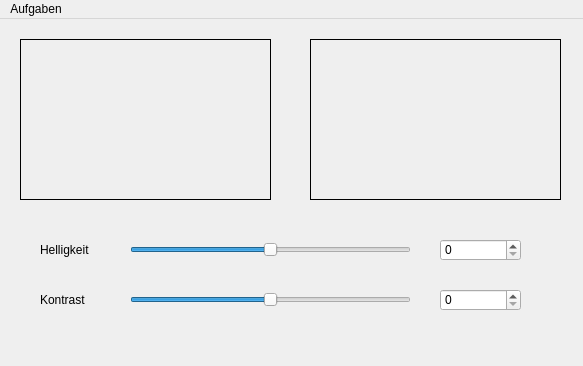
<?xml version="1.0" encoding="UTF-8"?>
<ui version="4.0">
 <class>MainWindow</class>
 <widget class="QMainWindow" name="MainWindow">
  <property name="geometry">
   <rect>
    <x>0</x>
    <y>0</y>
    <width>583</width>
    <height>366</height>
   </rect>
  </property>
  <property name="windowTitle">
   <string>Aufgabe2</string>
  </property>
  <widget class="QWidget" name="centralWidget">
   <widget class="QLabel" name="sourceImage">
    <property name="geometry">
     <rect>
      <x>20</x>
      <y>20</y>
      <width>251</width>
      <height>161</height>
     </rect>
    </property>
    <property name="sizePolicy">
     <sizepolicy hsizetype="Maximum" vsizetype="Maximum">
      <horstretch>0</horstretch>
      <verstretch>0</verstretch>
     </sizepolicy>
    </property>
    <property name="frameShape">
     <enum>QFrame::Box</enum>
    </property>
    <property name="text">
     <string/>
    </property>
    <property name="scaledContents">
     <bool>true</bool>
    </property>
    <property name="alignment">
     <set>Qt::AlignCenter</set>
    </property>
   </widget>
   <widget class="QLabel" name="destinationImage">
    <property name="geometry">
     <rect>
      <x>310</x>
      <y>20</y>
      <width>251</width>
      <height>161</height>
     </rect>
    </property>
    <property name="sizePolicy">
     <sizepolicy hsizetype="Maximum" vsizetype="Maximum">
      <horstretch>0</horstretch>
      <verstretch>0</verstretch>
     </sizepolicy>
    </property>
    <property name="frameShape">
     <enum>QFrame::Box</enum>
    </property>
    <property name="text">
     <string/>
    </property>
    <property name="scaledContents">
     <bool>true</bool>
    </property>
   </widget>
   <widget class="QSlider" name="brightnessSlider">
    <property name="geometry">
     <rect>
      <x>130</x>
      <y>220</y>
      <width>281</width>
      <height>22</height>
     </rect>
    </property>
    <property name="minimum">
     <number>-100</number>
    </property>
    <property name="maximum">
     <number>100</number>
    </property>
    <property name="orientation">
     <enum>Qt::Horizontal</enum>
    </property>
   </widget>
   <widget class="QSpinBox" name="spinBox">
    <property name="geometry">
     <rect>
      <x>440</x>
      <y>220</y>
      <width>81</width>
      <height>22</height>
     </rect>
    </property>
   </widget>
   <widget class="QSlider" name="contrastSlider">
    <property name="geometry">
     <rect>
      <x>130</x>
      <y>270</y>
      <width>281</width>
      <height>22</height>
     </rect>
    </property>
    <property name="minimum">
     <number>-50</number>
    </property>
    <property name="maximum">
     <number>50</number>
    </property>
    <property name="orientation">
     <enum>Qt::Horizontal</enum>
    </property>
   </widget>
   <widget class="QSpinBox" name="spinBox_2">
    <property name="geometry">
     <rect>
      <x>440</x>
      <y>270</y>
      <width>81</width>
      <height>22</height>
     </rect>
    </property>
   </widget>
   <widget class="QLabel" name="label">
    <property name="geometry">
     <rect>
      <x>40</x>
      <y>220</y>
      <width>51</width>
      <height>21</height>
     </rect>
    </property>
    <property name="text">
     <string>Helligkeit</string>
    </property>
   </widget>
   <widget class="QLabel" name="label_2">
    <property name="geometry">
     <rect>
      <x>40</x>
      <y>270</y>
      <width>51</width>
      <height>21</height>
     </rect>
    </property>
    <property name="text">
     <string>Kontrast</string>
    </property>
   </widget>
  </widget>
  <widget class="QMenuBar" name="menuBar">
   <property name="geometry">
    <rect>
     <x>0</x>
     <y>0</y>
     <width>583</width>
     <height>18</height>
    </rect>
   </property>
   <widget class="QMenu" name="menuAufgaben">
    <property name="title">
     <string>Aufgaben</string>
    </property>
    <addaction name="action_ffnen"/>
   </widget>
   <addaction name="menuAufgaben"/>
  </widget>
  <action name="action_ffnen">
   <property name="text">
    <string>Öffnen ...</string>
   </property>
  </action>
 </widget>
 <layoutdefault spacing="6" margin="11"/>
 <resources/>
 <connections>
  <connection>
   <sender>brightnessSlider</sender>
   <signal>valueChanged(int)</signal>
   <receiver>spinBox</receiver>
   <slot>setValue(int)</slot>
   <hints>
    <hint type="sourcelabel">
     <x>287</x>
     <y>245</y>
    </hint>
    <hint type="destinationlabel">
     <x>527</x>
     <y>262</y>
    </hint>
   </hints>
  </connection>
  <connection>
   <sender>spinBox</sender>
   <signal>valueChanged(int)</signal>
   <receiver>brightnessSlider</receiver>
   <slot>setValue(int)</slot>
   <hints>
    <hint type="sourcelabel">
     <x>524</x>
     <y>248</y>
    </hint>
    <hint type="destinationlabel">
     <x>292</x>
     <y>255</y>
    </hint>
   </hints>
  </connection>
  <connection>
   <sender>contrastSlider</sender>
   <signal>valueChanged(int)</signal>
   <receiver>spinBox_2</receiver>
   <slot>setValue(int)</slot>
   <hints>
    <hint type="sourcelabel">
     <x>400</x>
     <y>303</y>
    </hint>
    <hint type="destinationlabel">
     <x>534</x>
     <y>308</y>
    </hint>
   </hints>
  </connection>
  <connection>
   <sender>spinBox_2</sender>
   <signal>valueChanged(int)</signal>
   <receiver>contrastSlider</receiver>
   <slot>setValue(int)</slot>
   <hints>
    <hint type="sourcelabel">
     <x>545</x>
     <y>296</y>
    </hint>
    <hint type="destinationlabel">
     <x>393</x>
     <y>307</y>
    </hint>
   </hints>
  </connection>
 </connections>
</ui>
